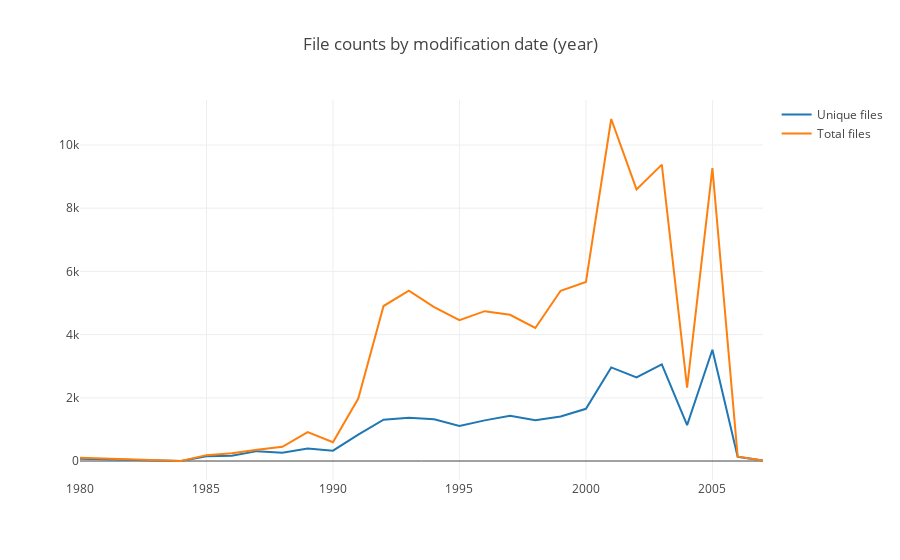

This figure's notebook cell:
### Code cell
years = files['LAST_MODIFIED'].dt.strftime('%Y').value_counts().sort_index()[:25]
uyears = unique_files['LAST_MODIFIED'].dt.strftime('%Y').value_counts().sort_index()[:25]
uyears = uyears.reset_index()
years = years.reset_index()
fig = go.Figure(data=[
    go.Scatter(x=uyears['index'], y=uyears['LAST_MODIFIED'], name='Unique files'),
    go.Scatter( x=years['index'], y=years['LAST_MODIFIED'], name='Total files')],
    layout_title_text="File counts by modification date (year)")
iplot(fig, filename='pandas-time-series')

### Figure 1 — Plotly figure (JSON) as saved in the notebook; plotly's stock layout.template omitted (floating-point values rounded to 4 significant figures)
{"data": [{"name": "Unique files", "type": "scatter", "uid": "fee5ef23-da2f-4ae9-92ac-972354cee7b8", "x": ["1980", "1984", "1985", "1986", "1987", "1988", "1989", "1990", "1991", "1992", "1993", "1994", "1995", "1996", "1997", "1998", "1999", "2000", "2001", "2002", "2003", "2004", "2005", "2006", "2007"], "y": [76, 1, 151, 168, 313, 266, 397, 327, 834, 1310, 1372, 1320, 1108, 1287, 1431, 1292, 1408, 1653, 2963, 2645, 3059, 1135, 3520, 135, 19]}, {"name": "Total files", "type": "scatter", "uid": "dfc7a1b0-1eb5-4705-8992-c18a0e1f7d9f", "x": ["1980", "1984", "1985", "1986", "1987", "1988", "1989", "1990", "1991", "1992", "1993", "1994", "1995", "1996", "1997", "1998", "1999", "2000", "2001", "2002", "2003", "2004", "2005", "2006", "2007"], "y": [107, 1, 186, 249, 360, 451, 915, 593, 1976, 4905, 5389, 4871, 4456, 4742, 4627, 4211, 5387, 5668, 10823, 8596, 9380, 2321, 9268, 137, 19]}], "layout": {"title": {"text": "File counts by modification date (year)"}}}
